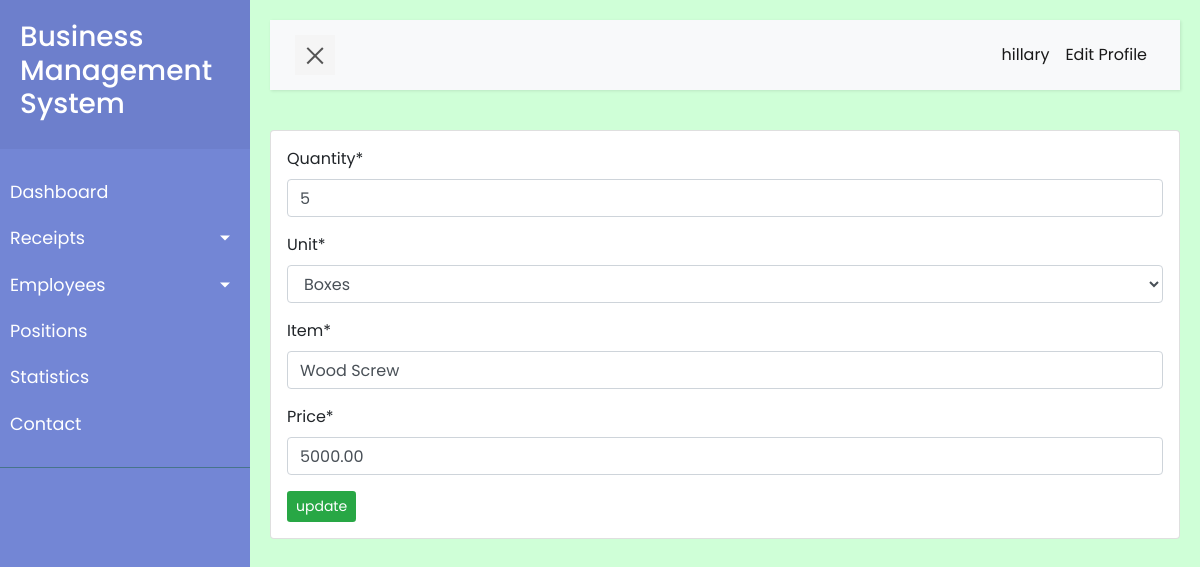
The page /proforma_update/1/ (signed in) on the database its author committed.
### records/models.py (models this page shows, shortened)
class ProformaReceipt(models.Model):
    date = models.DateTimeField(auto_now_add=True)
    quantity = models.IntegerField()
    unit = models.CharField(max_length=100, choices=UNIT_OF_QUANTITY, default='Pieces')
    item = models.CharField(max_length=255)
    price = models.DecimalField(max_digits=10, decimal_places=2)
    total = models.FloatField(default=0)

### records/views.py (the view)
# urls.py: path('proforma_update/<int:pk>/', views.proforma_update, name="proforma_update"),
def proforma_update(request, pk):
    p = ProformaReceipt.objects.get(id=pk)
    form = ProformaReceiptForm(instance=p)
    if request.method == 'POST':
        form = ProformaReceiptForm(request.POST, instance=p)
        if form.is_valid():
            form.save()
        messages.success(request,(f'Element {pk} updated successfully'))
        return redirect('add_proforma')
    context = {'form':form}
    return render(request, 'records/receipts/update/proforma_edit.html', context)

### records/forms.py
class ProformaReceiptForm(forms.ModelForm):
    class Meta:
        model = ProformaReceipt
        fields = ['quantity','unit','item','price']

### records/templates/records/receipts/update/proforma_edit.html (shortened to what this page needs)
{% extends 'base.html' %}
{% load crispy_forms_tags %}
{% block content %}
<div class="container card p-3">
  <form method='POST' action="">
    {{ form|crispy }}
    <button class="btn btn-sm bg-success text-white" type="submit">update</button>
    </form>
  </div>
{% endblock content %}

### templates/base.html (shortened to what this page needs)
<!DOCTYPE html>
<html>
{% load static %}
<head>
    <link rel="stylesheet" href="https://cdn.jsdelivr.net/npm/bootstrap@4.6.2/dist/css/bootstrap.min.css">
    <link rel="stylesheet" href="{% static 'css/style5.css' %}">
</head>
<body>
    {% if user.is_authenticated %}
    <div class="wrapper">
        <nav id="sidebar">
            <div class="sidebar-header">
                <h3>Business Management System</h3>
            </div>
            <ul class="list-unstyled components">
                <li>
                    <a href="{% url 'dashboard' %}">Dashboard</a>
                    <a href="#pageSubmenu" data-toggle="collapse" aria-expanded="false" class="dropdown-toggle">Receipts</a>
                    <a href="#submenu" data-toggle="collapse" aria-expanded="false" class="dropdown-toggle">Employees</a>
                </li>
                <li>
                    <a href="{% url 'position' %}">Positions</a>
                </li>
                <li>
                    <a href="{% url 'cash_stats' %}">Statistics</a>
                </li>
                <li>
                    <a href="#">Contact</a>
                </li>
            </ul>
        </nav>
        <div id="content">
            <nav class="navbar navbar-expand-lg navbar-light bg-light">
                <div class="container-fluid">
                    <button type="button" id="sidebarCollapse" class="navbar-btn">
                        <span></span>
                    </button>
                    <div class="collapse navbar-collapse" id="navbarSupportedContent">
                        <ul class="nav navbar-nav ml-auto">
                            <li class="nav-item active">
                               <a class="nav-link" href="#">{{user.username}}</i></a>
                            </li>
                            <li class="nav-item active">
                                <a class="nav-link" href="{% url 'profile_edit' %}">Edit Profile </i></a>
                             </li>
                        </ul>
                    </div>
                </div>
            </nav>
            {% block content %}{% endblock content %}
        </div>
    </div>
    {% endif %}
</body>
</html>

### static/css/style5.css (style rules this page uses)
body { font-family: 'Poppins', sans-serif; background: #cfffd7; }
a, a:hover, a:focus { color: inherit; text-decoration: none; transition: all 0.3s; }
.navbar { padding: 15px 10px; background: #fff; border: none; border-radius: 0; margin-bottom: 40px; box-shadow: 1px 1px 3px rgba(0, 0, 0, 0.1); }
.navbar-btn { box-shadow: none; outline: none !important; border: none; }
.wrapper { display: flex; width: 100%; align-items: stretch; perspective: 1500px; }
#sidebar { min-width: 250px; max-width: 250px; background: #7386D5; color: #fff; transition: all 0.6s cubic-bezier(0.945, 0.020, 0.270, 0.665); transform-origin: bottom left; }
#sidebar .sidebar-header { padding: 20px; background: #6d7fcc; }
#sidebar ul.components { padding: 20px 0; border-bottom: 1px solid #47748b; }
#sidebar ul li a { padding: 10px; font-size: 1.1em; display: block; }
a[data-toggle="collapse"] { position: relative; }
.dropdown-toggle::after { display: block; position: absolute; top: 50%; right: 20px; transform: translateY(-50%); }
#content { width: 100%; padding: 20px; min-height: 100vh; transition: all 0.3s; }
#sidebarCollapse { width: 40px; height: 40px; background: #f5f5f5; cursor: pointer; }
#sidebarCollapse span { width: 80%; height: 2px; margin: 0 auto; display: block; background: #555; transition: all 0.8s cubic-bezier(0.810, -0.330, 0.345, 1.375); transition-delay: 0.2s; }
#sidebarCollapse span:last-of-type { transform: rotate(-45deg) translate(1px, -1px); }

### rows shown on the page
ProformaReceipt: quantity "5", unit "Boxes", item "Wood Screw", price "5000.00"

### other values the page prints
{{ user.username }} "hillary"
